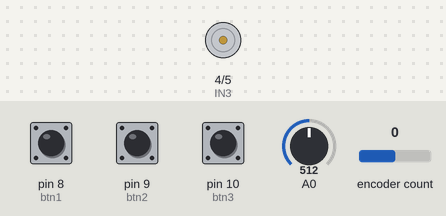
This sketch was run on a simulated Arduino Uno, built with avr-gcc and run on an emulated ATmega328P. Shown: motor-driver pin pairs drawn as motors (green arrow = first pin HIGH = forward, orange = second pin HIGH = backward, longer = more drive, scaled by the enable pin). Inputs (shaded band) come from the test bench; at power-on: A0 = 512, pin 8 (btn1) HIGH, pin 10 (btn3) HIGH, pin 9 (btn2) HIGH, encoder count 0. What the sketch prints to the serial monitor is not drawn.

Above: at 1.2 s.
1.3 s: A0 set to 716
2.8 s: pin 8 (btn1) pulled LOW for 0.15 s
At 3.7 s:
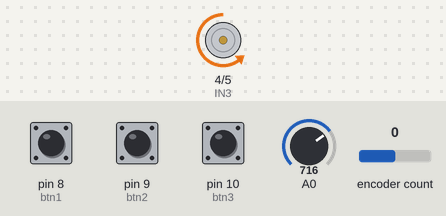
4.4 s: pin 10 (btn3) pulled LOW for 0.15 s
At 4.9 s:
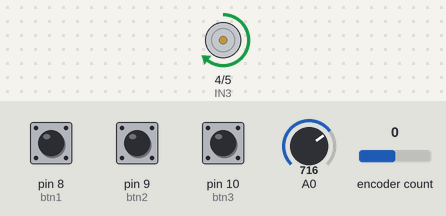
6.0 s: A0 set to 900
At 7.2 s:
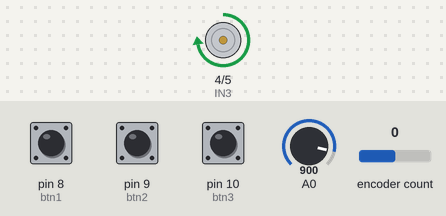
7.5 s: pin 9 (btn2) pulled LOW for 0.15 s
At 8.4 s:
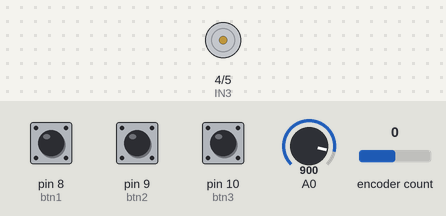
9.1 s: pin 8 (btn1) pulled LOW for 1 s
At 9.7 s:
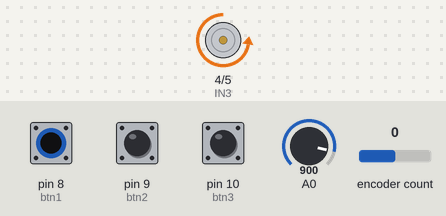
Timing chart, 0 to 12.1 s (numbered marks = the images above; inputs shaded):
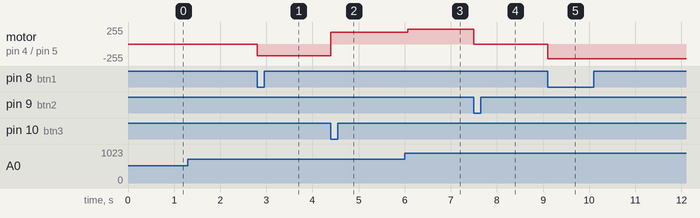

The sketch:

606-5______________.ino
```cpp
#include <Encoder.h>

#define y_pin 2 //노란선
#define g_pin 3 //녹색선

Encoder myEnc(y_pin, g_pin);

#define IN3 4
#define IN4 5
#define ENB 6

#define btn1 8
#define btn2 9
#define btn3 10

//IN3이 LOW고 IN4가 HIGH일때 시계방향회전(정회전)
//IN3이 HIGH고 IN4가 LOW일때 반시계방향회전(역회전)

//0.1초의 간격을 만들기 위해서 필요한 번수
unsigned long t = 0;

void setup() {
  Serial.begin(9600);
  //방향제어핀
  pinMode(IN3,OUTPUT);
  pinMode(IN4,OUTPUT);
  pinMode(btn1,INPUT_PULLUP);
  pinMode(btn2,INPUT_PULLUP);
  pinMode(btn3,INPUT_PULLUP);
}

void loop() {
  if(digitalRead(btn1) == LOW){
    //정회전
    digitalWrite(IN3,LOW);
    digitalWrite(IN4,HIGH);
  }
  if(digitalRead(btn2) == LOW){
    //정지
    digitalWrite(IN3,LOW);
    digitalWrite(IN4,LOW);
  }
  if(digitalRead(btn3) == LOW){
    //역회전
    digitalWrite(IN3,HIGH);
    digitalWrite(IN4,LOW);

  }

  //0.1초마다 이 조건문이 걸리게된다
  if(millis() - t > 100){
     t = millis();
     //가변저항값을 이용해서 속도를 입력한다
     //가변저항값은 10bit(0~1023) 아날로그값이고 pwm출력값은 8bit(0~255)값이다!
     int photen = analogRead(A0); //0~1023
     photen = map(photen,0,1023,0,255);
     analogWrite(ENB,photen);

     //엔코더 량을 측정한다
     long newPosition = myEnc.read();
     //속도계산하기
     float myspeed = (newPosition * 600) / 900.0;
     Serial.println(myspeed);
     //현재까지 측정한 엔코더량 초기화
     myEnc.write(0);
  }
}
```

Measured:
- after the input at 2.8 s, motor on pin 4 (IN3) / pin 5 (IN4): stopped → backward 178/255 at once
- after the input at 4.4 s, motor on pin 4 (IN3) / pin 5 (IN4): backward 178/255 → forward 178/255 at once
- after the input at 6.0 s, motor on pin 4 (IN3) / pin 5 (IN4): forward 178/255 → forward 224/255 after 0.06 s
- after the input at 7.5 s, motor on pin 4 (IN3) / pin 5 (IN4): forward 224/255 → stopped at once
- after the input at 9.1 s, motor on pin 4 (IN3) / pin 5 (IN4): stopped → backward 224/255 at once
